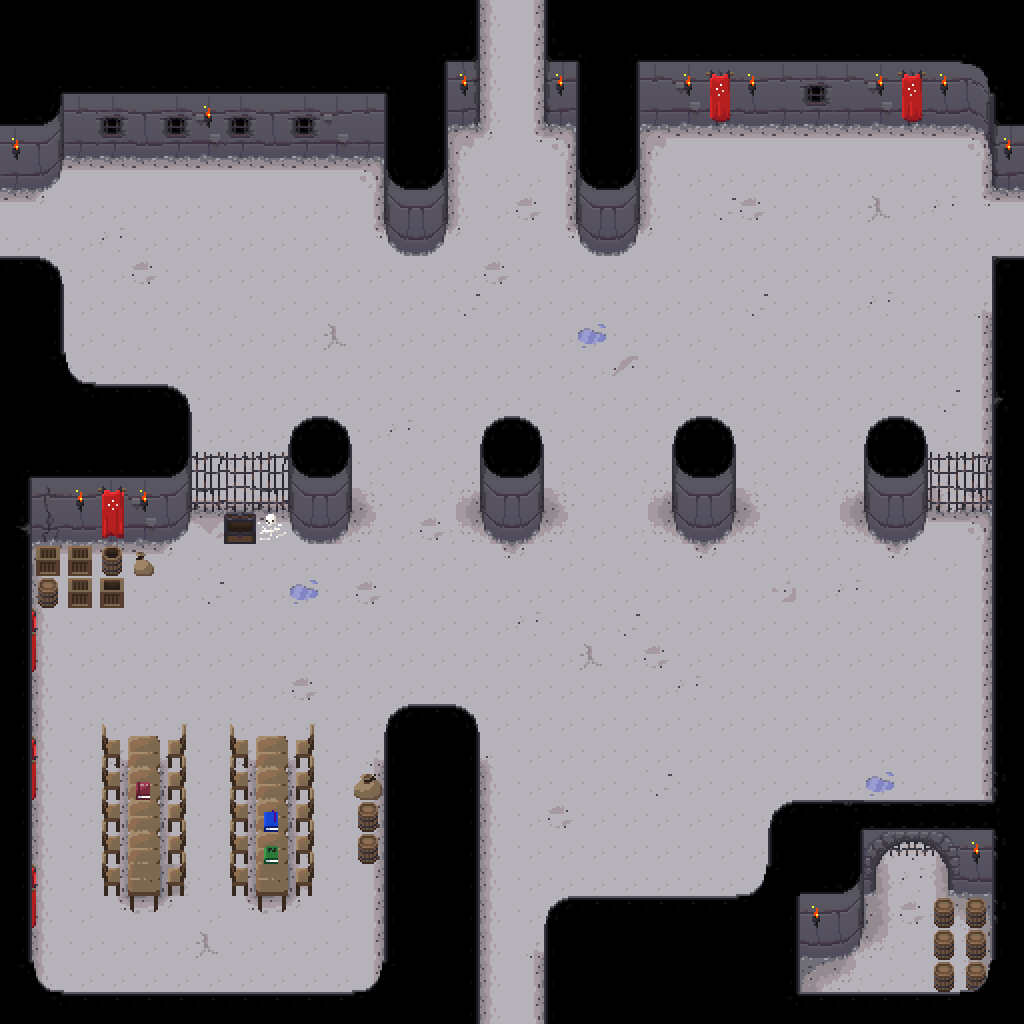

This game map was drawn from its Tiled (.tmx) file and the tilesets committed beside it. A one-line description and the trimmed map source follow:
An orthogonal 32x32 tile map with 32x32 px tiles, 4 tile layers (ground, walls, objects, tops) and 66 objects (13x light, 4x zombie).

<map version="1.0" orientation="orthogonal" width="32" height="32" tilewidth="32" tileheight="32">
 <tileset firstgid="1" name="dungeon tileset calciumtrice" tilewidth="32" tileheight="32">
  <image source="../textures/spritesheets/dungeon tileset calciumtrice.png" width="960" height="808" />
 </tileset>
 <layer name="ground" width="32" height="32">
  <data>[1024 cells, 1024 non-empty, 31 distinct tile ids]</data>
 </layer>
 <layer name="walls" width="32" height="32">
  <data>[1024 cells, 155 non-empty, 33 distinct tile ids]</data>
 </layer>
 <layer name="objects" width="32" height="32">
  <data>[1024 cells, 66 non-empty, 18 distinct tile ids]</data>
 </layer>
 <layer name="tops" width="32" height="32">
  <data>[1024 cells, 309 non-empty, 38 distinct tile ids]</data>
 </layer>
 <objectgroup name="colliderWalls" width="0" height="0">
  <object x="0" y="0" width="480" height="128" />
  <object x="544" y="0" width="480" height="128" />
  <object x="0" y="128" width="448" height="32" />
  <object x="0" y="160" width="32" height="32" />
  <object x="384" y="160" width="64" height="64" />
  <object x="576" y="128" width="64" height="96" />
  <object x="992" y="128" width="32" height="64" />
  <object x="0" y="288" width="64" height="128" />
  <object x="0" y="416" width="192" height="96" />
  <object x="0" y="512" width="160" height="64" />
  <object x="0" y="576" width="128" height="32" />
  <object x="0" y="608" width="32" height="416" />
  <object x="384" y="736" width="96" height="288" />
  <object x="768" y="832" width="96" height="32" />
  <object x="800" y="864" width="64" height="64" />
  <object x="768" y="864" width="32" height="64" />
  <object x="544" y="928" width="256" height="96" />
  <object x="992" y="288" width="32" height="736" />
  <object x="928" y="480" width="64" height="32" />
  <object x="864" y="448" width="64" height="64" />
  <object x="672" y="448" width="64" height="64" />
  <object x="480" y="448" width="64" height="64" />
  <object x="288" y="448" width="64" height="64" />
  <object x="192" y="480" width="96" height="32" />
  <object x="224" y="512" width="32" height="32" />
  <object x="352" y="768" width="32" height="96" />
  <object x="96" y="736" width="96" height="160" />
  <object x="224" y="736" width="96" height="160" />
  <object x="800" y="928" width="32" height="32" />
  <object x="32" y="160" width="32" height="16" />
  <object x="384" y="224" width="32" height="16" />
  <object x="416" y="224" width="32" height="16" />
  <object x="576" y="224" width="32" height="16" />
  <object x="608" y="224" width="32" height="16" />
  <object x="288" y="512" width="32" height="16" />
  <object x="320" y="512" width="32" height="16" />
  <object x="480" y="512" width="32" height="16" />
  <object x="512" y="512" width="32" height="16" />
  <object x="672" y="512" width="32" height="16" />
  <object x="704" y="512" width="32" height="16" />
  <object x="864" y="512" width="32" height="16" />
  <object x="896" y="512" width="32" height="16" />
  <object x="832" y="928" width="32" height="16" />
  <object x="160" y="512" width="32" height="16" />
  <object x="864" y="832" width="13" height="64" />
  <object x="947" y="832" width="13" height="64" />
  <object x="960" y="864" width="32" height="32" />
  <object x="928" y="896" width="64" height="96" />
  <object x="960" y="832" width="32" height="32" />
 </objectgroup>
 <objectgroup name="lights" width="32" height="32">
  <object name="light" x="992" y="128" width="32" height="32" />
  <object name="light" x="0" y="128" width="32" height="32" />
  <object name="light" x="192" y="96" width="32" height="32" />
  <object name="light" x="448" y="64" width="32" height="32" />
  <object name="light" x="544" y="64" width="32" height="32" />
  <object name="light" x="672" y="64" width="32" height="32" />
  <object name="light" x="736" y="64" width="32" height="32" />
  <object name="light" x="864" y="64" width="32" height="32" />
  <object name="light" x="928" y="64" width="32" height="32" />
  <object name="light" x="64" y="480" width="32" height="32" />
  <object name="light" x="128" y="480" width="32" height="32" />
  <object name="light" x="800" y="896" width="32" height="32" />
  <object name="light" x="960" y="832" width="32" height="32" />
 </objectgroup>
 <objectgroup name="monsters" width="32" height="32">
  <object name="zombie" x="224" y="224" width="32" height="32" />
  <object name="zombie" x="768" y="128" width="32" height="32" />
  <object name="zombie" x="800" y="672" width="32" height="32" />
  <object name="zombie" x="96" y="640" width="32" height="32" />
 </objectgroup>
</map>
